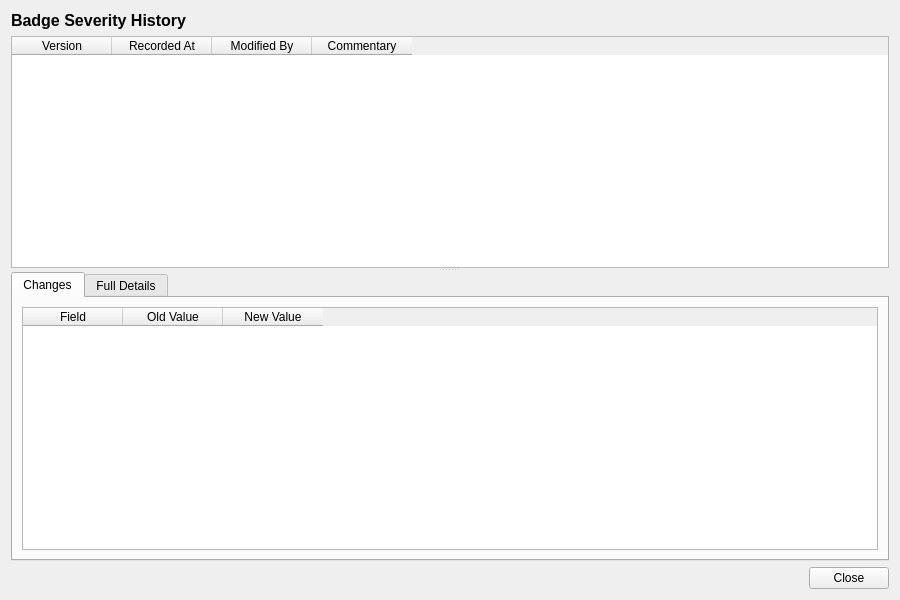
<?xml version="1.0" encoding="UTF-8"?>
<ui version="4.0">
 <class>BadgeSeverityHistoryDialog</class>
 <widget class="QWidget" name="BadgeSeverityHistoryDialog">
  <property name="geometry">
   <rect>
    <x>0</x>
    <y>0</y>
    <width>900</width>
    <height>600</height>
   </rect>
  </property>
  <property name="windowTitle">
   <string>Badge Severity History</string>
  </property>
  <layout class="QVBoxLayout" name="verticalLayout">
   <item>
    <widget class="QLabel" name="titleLabel">
     <property name="font">
      <font>
       <pointsize>12</pointsize>
       <bold>true</bold>
      </font>
     </property>
     <property name="text">
      <string>Badge Severity History</string>
     </property>
    </widget>
   </item>
   <item>
    <widget class="QSplitter" name="splitter">
     <property name="orientation">
      <enum>Qt::Vertical</enum>
     </property>
     <widget class="QTableWidget" name="versionListWidget">
      <property name="minimumHeight">
       <number>150</number>
      </property>
      <property name="maximumHeight">
       <number>250</number>
      </property>
      <property name="alternatingRowColors">
       <bool>true</bool>
      </property>
      <property name="editTriggers">
       <set>QAbstractItemView::NoEditTriggers</set>
      </property>
      <property name="selectionMode">
       <enum>QAbstractItemView::SingleSelection</enum>
      </property>
      <property name="selectionBehavior">
       <enum>QAbstractItemView::SelectRows</enum>
      </property>
      <column>
       <property name="text">
        <string>Version</string>
       </property>
      </column>
      <column>
       <property name="text">
        <string>Recorded At</string>
       </property>
      </column>
      <column>
       <property name="text">
        <string>Modified By</string>
       </property>
      </column>
      <column>
       <property name="text">
        <string>Commentary</string>
       </property>
      </column>
     </widget>
     <widget class="QWidget" name="detailWidget">
      <layout class="QVBoxLayout" name="detailLayout">
       <property name="leftMargin">
        <number>0</number>
       </property>
       <property name="topMargin">
        <number>0</number>
       </property>
       <property name="rightMargin">
        <number>0</number>
       </property>
       <property name="bottomMargin">
        <number>0</number>
       </property>
       <item>
        <widget class="QTabWidget" name="tabWidget">
         <property name="currentIndex">
          <number>0</number>
         </property>
         <widget class="QWidget" name="changesTab">
          <attribute name="title">
           <string>Changes</string>
          </attribute>
          <layout class="QVBoxLayout" name="changesTabLayout">
           <item>
            <widget class="QTableWidget" name="changesTableWidget">
             <property name="editTriggers">
              <set>QAbstractItemView::NoEditTriggers</set>
             </property>
             <property name="alternatingRowColors">
              <bool>true</bool>
             </property>
             <property name="selectionMode">
              <enum>QAbstractItemView::SingleSelection</enum>
             </property>
             <property name="selectionBehavior">
              <enum>QAbstractItemView::SelectRows</enum>
             </property>
             <column>
              <property name="text">
               <string>Field</string>
              </property>
             </column>
             <column>
              <property name="text">
               <string>Old Value</string>
              </property>
             </column>
             <column>
              <property name="text">
               <string>New Value</string>
              </property>
             </column>
            </widget>
           </item>
          </layout>
         </widget>
         <widget class="QWidget" name="fullDetailsTab">
          <attribute name="title">
           <string>Full Details</string>
          </attribute>
          <layout class="QVBoxLayout" name="fullDetailsTabLayout">
           <item>
            <widget class="QScrollArea" name="scrollArea">
             <property name="widgetResizable">
              <bool>true</bool>
             </property>
             <widget class="QWidget" name="scrollAreaWidgetContents">
              <property name="geometry">
               <rect>
                <x>0</x>
                <y>0</y>
                <width>560</width>
                <height>450</height>
               </rect>
              </property>
              <layout class="QFormLayout" name="formLayout">
               <item row="0" column="0">
                <widget class="QLabel" name="codeLabel">
                 <property name="text">
                  <string>Code:</string>
                 </property>
                </widget>
               </item>
               <item row="0" column="1">
                <widget class="QLabel" name="codeValue">
                 <property name="text">
                  <string/>
                 </property>
                </widget>
               </item>
               <item row="1" column="0">
                <widget class="QLabel" name="nameLabel">
                 <property name="text">
                  <string>Name:</string>
                 </property>
                </widget>
               </item>
               <item row="1" column="1">
                <widget class="QLabel" name="nameValue">
                 <property name="text">
                  <string/>
                 </property>
                </widget>
               </item>
               <item row="2" column="0">
                <widget class="QLabel" name="descriptionLabel">
                 <property name="text">
                  <string>Description:</string>
                 </property>
                </widget>
               </item>
               <item row="2" column="1">
                <widget class="QLabel" name="descriptionValue">
                 <property name="text">
                  <string/>
                 </property>
                 <property name="wordWrap">
                  <bool>true</bool>
                 </property>
                </widget>
               </item>
               <item row="3" column="0">
                <widget class="QLabel" name="versionNumberLabel">
                 <property name="text">
                  <string>Version:</string>
                 </property>
                </widget>
               </item>
               <item row="3" column="1">
                <widget class="QLabel" name="versionNumberValue">
                 <property name="text">
                  <string/>
                 </property>
                </widget>
               </item>
               <item row="4" column="0">
                <widget class="QLabel" name="modifiedByLabel">
                 <property name="text">
                  <string>Modified By:</string>
                 </property>
                </widget>
               </item>
               <item row="4" column="1">
                <widget class="QLabel" name="modifiedByValue">
                 <property name="text">
                  <string/>
                 </property>
                </widget>
               </item>
               <item row="5" column="0">
                <widget class="QLabel" name="recordedAtLabel">
                 <property name="text">
                  <string>Recorded At:</string>
                 </property>
                </widget>
               </item>
               <item row="5" column="1">
                <widget class="QLabel" name="recordedAtValue">
                 <property name="text">
                  <string/>
                 </property>
                </widget>
               </item>
               <item row="6" column="0">
                <widget class="QLabel" name="changeCommentaryLabel">
                 <property name="text">
                  <string>Change Commentary:</string>
                 </property>
                </widget>
               </item>
               <item row="6" column="1">
                <widget class="QLabel" name="changeCommentaryValue">
                 <property name="text">
                  <string/>
                 </property>
                 <property name="wordWrap">
                  <bool>true</bool>
                 </property>
                </widget>
               </item>
              </layout>
             </widget>
            </widget>
           </item>
          </layout>
         </widget>
        </widget>
       </item>
      </layout>
     </widget>
    </widget>
   </item>
   <item>
    <layout class="QHBoxLayout" name="buttonLayout">
     <item>
      <spacer name="horizontalSpacer">
       <property name="orientation">
        <enum>Qt::Horizontal</enum>
       </property>
       <property name="sizeHint" stdset="0">
        <size><width>40</width><height>20</height></size>
       </property>
      </spacer>
     </item>
     <item>
      <widget class="QPushButton" name="closeButton">
       <property name="text">
        <string>Close</string>
       </property>
      </widget>
     </item>
    </layout>
   </item>
  </layout>
 </widget>
 <resources/>
 <connections/>
</ui>
